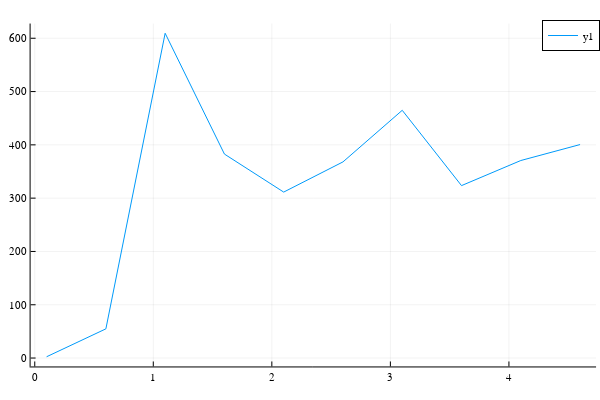

Notebook source saved alongside this figure:
### Code cell
plot(x,first.(sqs))

### Figure 1 — Plotly figure (JSON) as saved in the notebook; plotly's stock layout.template omitted (floating-point values rounded to 4 significant figures)
{"data": [{"colorbar": {"title": {"text": ""}}, "legendgroup": "y1", "line": {"color": "rgba(0, 154, 250, 1.000)", "dash": "solid", "shape": "linear", "width": 1}, "mode": "lines", "name": "y1", "showlegend": true, "type": "scatter", "x": [0.1, 0.6, 1.1, 1.6, 2.1, 2.6, 3.1, 3.6, 4.1, 4.6], "xaxis": "x", "y": [2.428, 54.78, 609.4, 382.7, 311.4, 368.0, 464.8, 323.5, 370.6, 400.6], "yaxis": "y", "zmax": null, "zmin": null}], "layout": {"annotations": [], "height": 400, "legend": {"bgcolor": "rgba(255, 255, 255, 1.000)", "bordercolor": "rgba(0, 0, 0, 1)", "borderwidth": 1, "font": {"color": "rgba(0, 0, 0, 1)", "family": "sans-serif", "size": 11}, "title": {"font": {"color": "rgba(0, 0, 0, 1)", "family": "sans-serif", "size": 15}, "text": ""}, "tracegroupgap": 0, "traceorder": "normal", "x": 1, "xanchor": "auto", "y": 1, "yanchor": "auto"}, "margin": {"b": 20, "l": 0, "r": 0, "t": 20}, "paper_bgcolor": "rgba(255, 255, 255, 1.000)", "plot_bgcolor": "rgba(255, 255, 255, 1.000)", "showlegend": true, "width": 600, "xaxis": {"anchor": "y", "domain": [0.05101, 0.9934], "gridcolor": "rgba(0, 0, 0, 0.1)", "gridwidth": 0.5, "linecolor": "rgba(0, 0, 0, 1)", "mirror": false, "range": [-0.035, 4.735], "showgrid": true, "showline": true, "showticklabels": true, "tickangle": 0, "tickcolor": "rgb(0, 0, 0)", "tickfont": {"color": "rgba(0, 0, 0, 1)", "family": "sans-serif", "size": 11}, "tickmode": "array", "ticks": "inside", "ticktext": ["0", "1", "2", "3", "4"], "tickvals": [0, 1, 2, 3, 4], "title": {"font": {"color": "rgba(0, 0, 0, 1)", "family": "sans-serif", "size": 15}, "text": ""}, "type": "linear", "visible": true, "zeroline": false, "zerolinecolor": "rgba(0, 0, 0, 1)"}, "yaxis": {"anchor": "x", "domain": [0.03762, 0.9902], "gridcolor": "rgba(0, 0, 0, 0.1)", "gridwidth": 0.5, "linecolor": "rgba(0, 0, 0, 1)", "mirror": false, "range": [-15.78, 627.6], "showgrid": true, "showline": true, "showticklabels": true, "tickangle": 0, "tickcolor": "rgb(0, 0, 0)", "tickfont": {"color": "rgba(0, 0, 0, 1)", "family": "sans-serif", "size": 11}, "tickmode": "array", "ticks": "inside", "ticktext": ["0", "100", "200", "300", "400", "500", "600"], "tickvals": [0, 100, 200, 300, 400, 500, 600], "title": {"font": {"color": "rgba(0, 0, 0, 1)", "family": "sans-serif", "size": 15}, "text": ""}, "type": "linear", "visible": true, "zeroline": false, "zerolinecolor": "rgba(0, 0, 0, 1)"}}}
